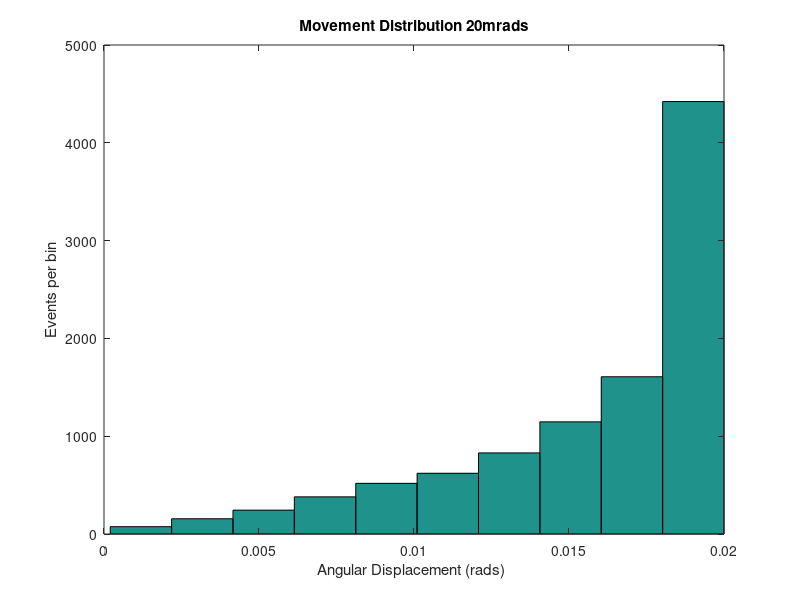
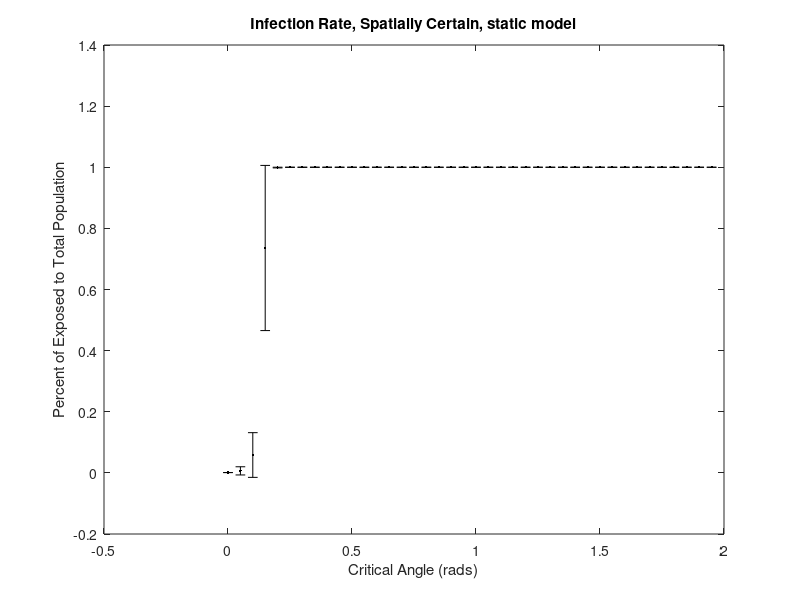
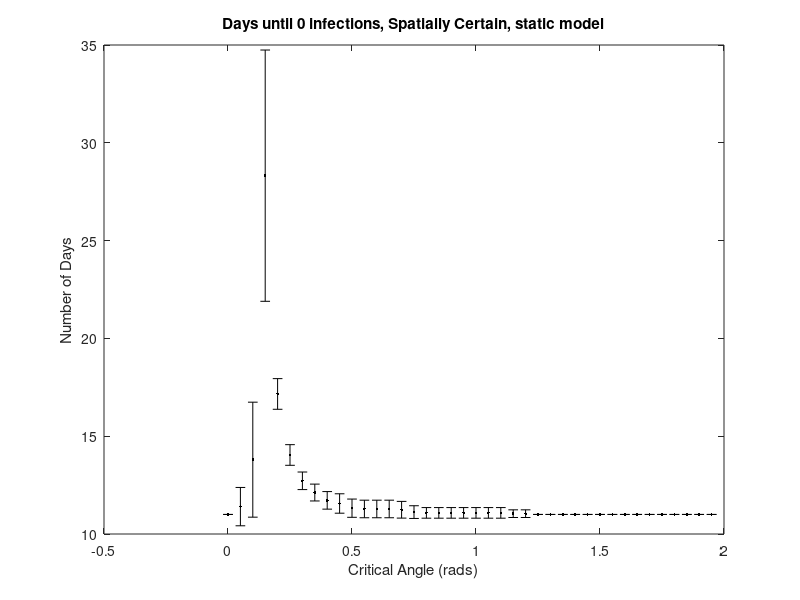
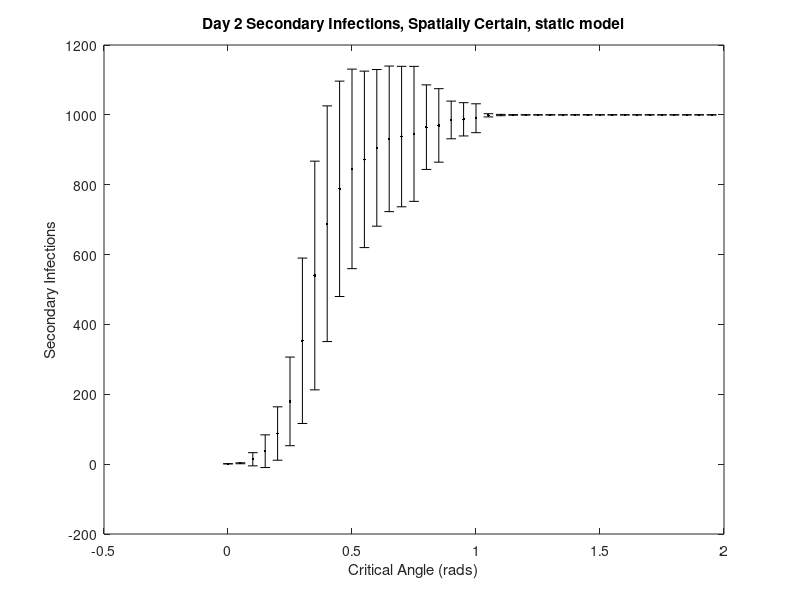

These charts were generated, in order, by the following MATLAB code:
data = dlmread('movmentdistribution.dat');
hist(data)
title('Movement Distribution 20mrads')
xlabel('Angular Displacement (rads) ')
ylabel('Events per bin')

data1 = dlmread('SecondaryInfections_Static_stats.dat');
%figure();
%errorbar(data(:,3),data(:,1),data(:,2),'.k')


data2 = dlmread('SecondaryInfections_Mobile_stats.dat');
%figure();
%errorbar(data(:,3),data(:,1),data(:,2),'.k')

data3 = dlmread('SecondaryInfections_Static_Probable_stats.dat');
%figure();
%errorbar(data(:,3),data(:,1),data(:,2),'.k')

%following plots are for infected rate
data = dlmread('nExposedAndnDays_Static_stats.dat');
figure();
errorbar(data(:,5),data(:,1)./1000,data(:,2)./1000,'.k')
title('Infection Rate, Spatially Certain, static model')
xlabel('Critical Angle (rads)')
ylabel('Percent of Exposed to Total Population')
figure();
errorbar(data(:,5),data(:,3),data(:,4),'.k')
title('Days until 0 infections, Spatially Certain, static model');
xlabel('Critical Angle (rads)')
ylabel('Number of Days')
figure();
errorbar(data1(:,3),data1(:,1),data1(:,2),'.k')
title('Day 2 Secondary Infections, Spatially Certain, static model');
xlabel('Critical Angle (rads)')
ylabel('Secondary Infections')

data = dlmread('nExposedAndnDays_Mobile_stats.dat');
figure();
errorbar(data(:,5),data(:,1)./1000,data(:,2)./1000,'.k')
title('Infection Rate, Spatially Certain, Mobile model')
xlabel('Critical Angle (rads)')
ylabel('Percent of Exposed to Total Population')
figure();
errorbar(data(:,5),data(:,3),data(:,4),'.k')
title('Days until 0 infections, Spatially Certain, Mobile model')
xlabel('Critical Angle (rads)')
ylabel('Number of Days')
figure();
errorbar(data2(:,3),data2(:,1),data2(:,2),'.k')
title('Day 2 Secondary Infections, Spatially Certain, Mobile model')
xlabel('Critical Angle (rads)')
ylabel('Secondary Infections')

data = dlmread('nExposedAndnDays_Static_Probable_stats.dat');
figure();
errorbar(data(:,5),data(:,1)./1000,data(:,2)./1000,'.k')
title('Infection Rate, Spatially Probable, static model')
xlabel('Critical Angle (rads)')
ylabel('Percent of Exposed to Total Population')
figure();
errorbar(data(:,5),data(:,3),data(:,4),'.k')
title('Days until 0 infections, Spatially Probable, static model')
xlabel('Critical Angle (rads)')
ylabel('Number of Days')
figure();
errorbar(data3(:,3),data3(:,1),data3(:,2),'.k')
title('Day 2 Secondary Infections, Spatially Probable, static model')
xlabel('Critical Angle (rads)')
ylabel('Secondary Infections')

